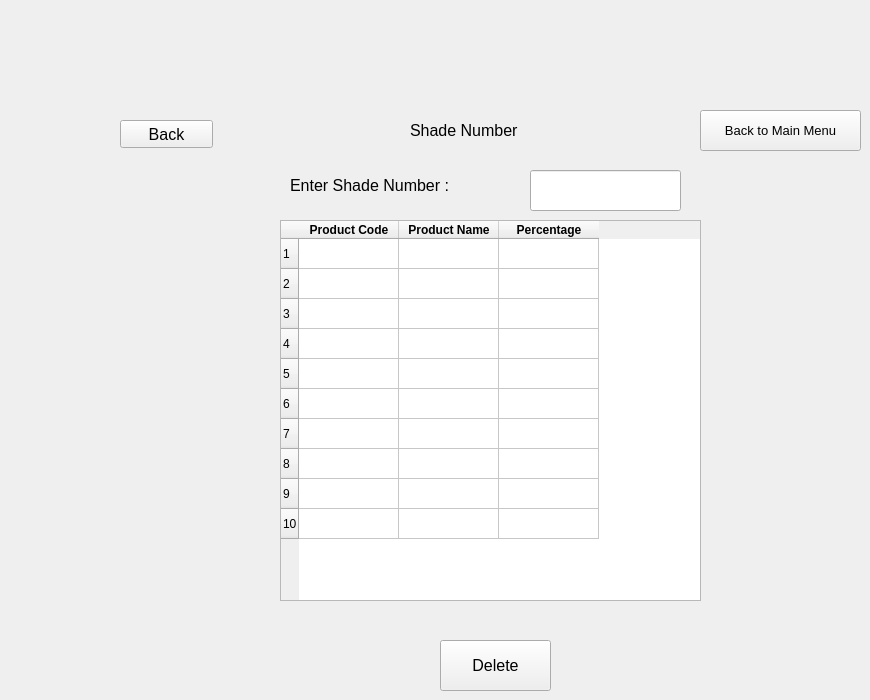
    <widget class="QWidget" name="new_shade_delete_2">
     <widget class="QPushButton" name="rm_new_delete_confirm_2">
      <property name="geometry">
       <rect>
        <x>440</x>
        <y>640</y>
        <width>111</width>
        <height>51</height>
       </rect>
      </property>
      <property name="font">
       <font>
        <pointsize>12</pointsize>
       </font>
      </property>
      <property name="text">
       <string>Delete</string>
      </property>
     </widget>
     <widget class="QLineEdit" name="shade_new__delete_number">
      <property name="geometry">
       <rect>
        <x>530</x>
        <y>170</y>
        <width>151</width>
        <height>41</height>
       </rect>
      </property>
      <property name="font">
       <font>
        <pointsize>12</pointsize>
       </font>
      </property>
     </widget>
     <widget class="QLabel" name="label_110">
      <property name="geometry">
       <rect>
        <x>410</x>
        <y>110</y>
        <width>151</width>
        <height>41</height>
       </rect>
      </property>
      <property name="font">
       <font>
        <pointsize>12</pointsize>
       </font>
      </property>
      <property name="text">
       <string>Shade Number</string>
      </property>
     </widget>
     <widget class="QPushButton" name="back_add_rm_11">
      <property name="geometry">
       <rect>
        <x>120</x>
        <y>120</y>
        <width>93</width>
        <height>28</height>
       </rect>
      </property>
      <property name="font">
       <font>
        <pointsize>12</pointsize>
       </font>
      </property>
      <property name="text">
       <string>Back</string>
      </property>
     </widget>
     <widget class="QLabel" name="label_111">
      <property name="geometry">
       <rect>
        <x>290</x>
        <y>160</y>
        <width>211</width>
        <height>51</height>
       </rect>
      </property>
      <property name="font">
       <font>
        <pointsize>12</pointsize>
       </font>
      </property>
      <property name="text">
       <string>Enter Shade Number :</string>
      </property>
     </widget>
     <widget class="QPushButton" name="pushButton_23">
      <property name="geometry">
       <rect>
        <x>700</x>
        <y>110</y>
        <width>161</width>
        <height>41</height>
       </rect>
      </property>
      <property name="font">
       <font>
        <pointsize>10</pointsize>
       </font>
      </property>
      <property name="text">
       <string>Back to Main Menu</string>
      </property>
     </widget>
     <widget class="QTableWidget" name="shade_new_delete_details_table">
      <property name="geometry">
       <rect>
        <x>280</x>
        <y>220</y>
        <width>421</width>
        <height>381</height>
       </rect>
      </property>
      <property name="rowCount">
       <number>10</number>
      </property>
      <row/>
      <row/>
      <row/>
      <row/>
      <row/>
      <row/>
      <row/>
      <row/>
      <row/>
      <row/>
      <column>
       <property name="text">
        <string>Product Code</string>
       </property>
       <property name="font">
        <font>
         <weight>75</weight>
         <bold>true</bold>
        </font>
       </property>
      </column>
      <column>
       <property name="text">
        <string>Product Name</string>
       </property>
       <property name="font">
        <font>
         <weight>75</weight>
         <bold>true</bold>
        </font>
       </property>
      </column>
      <column>
       <property name="text">
        <string>Percentage</string>
       </property>
       <property name="font">
        <font>
         <weight>75</weight>
         <bold>true</bold>
        </font>
       </property>
      </column>
     </widget>
    </widget>
